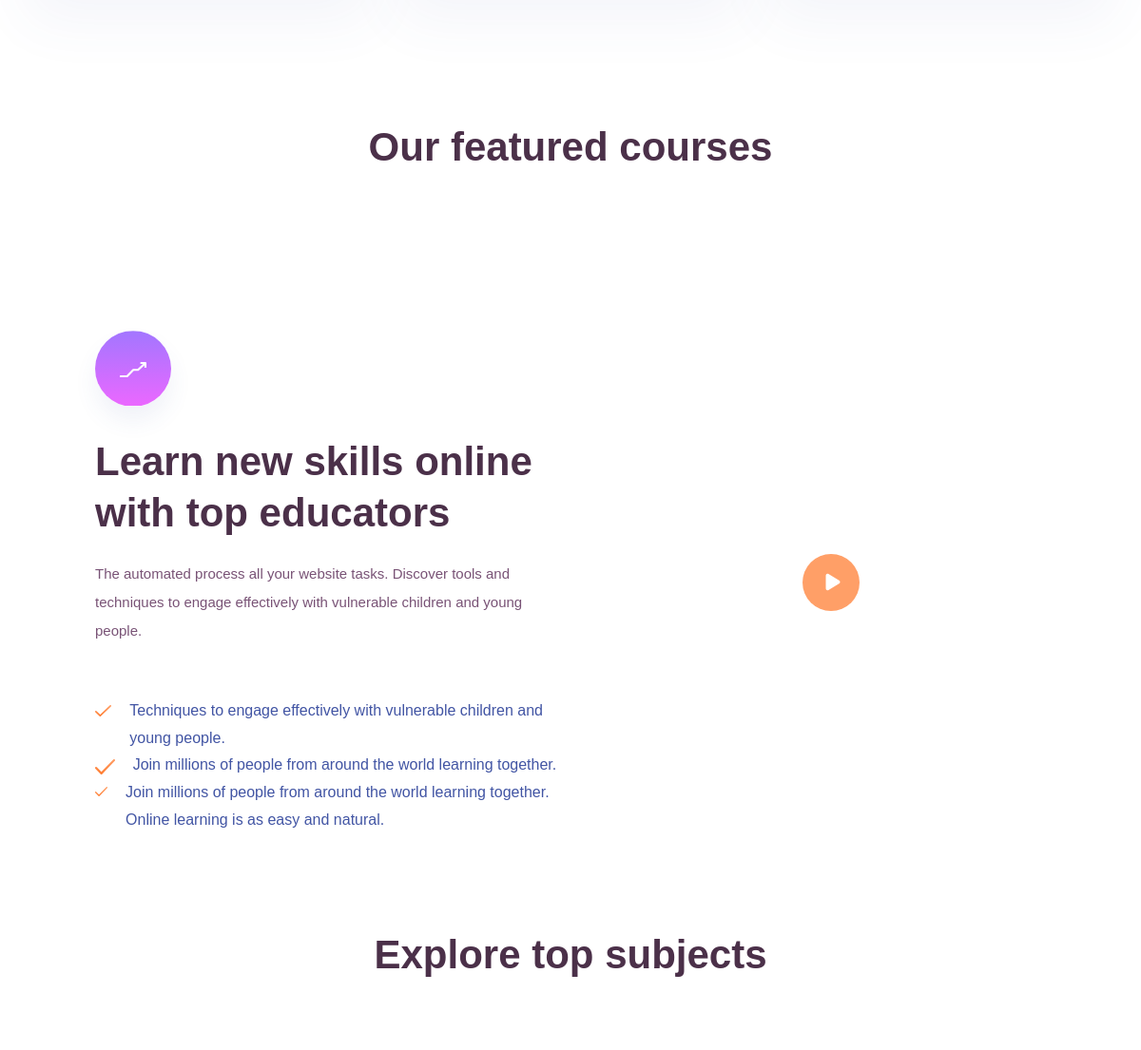
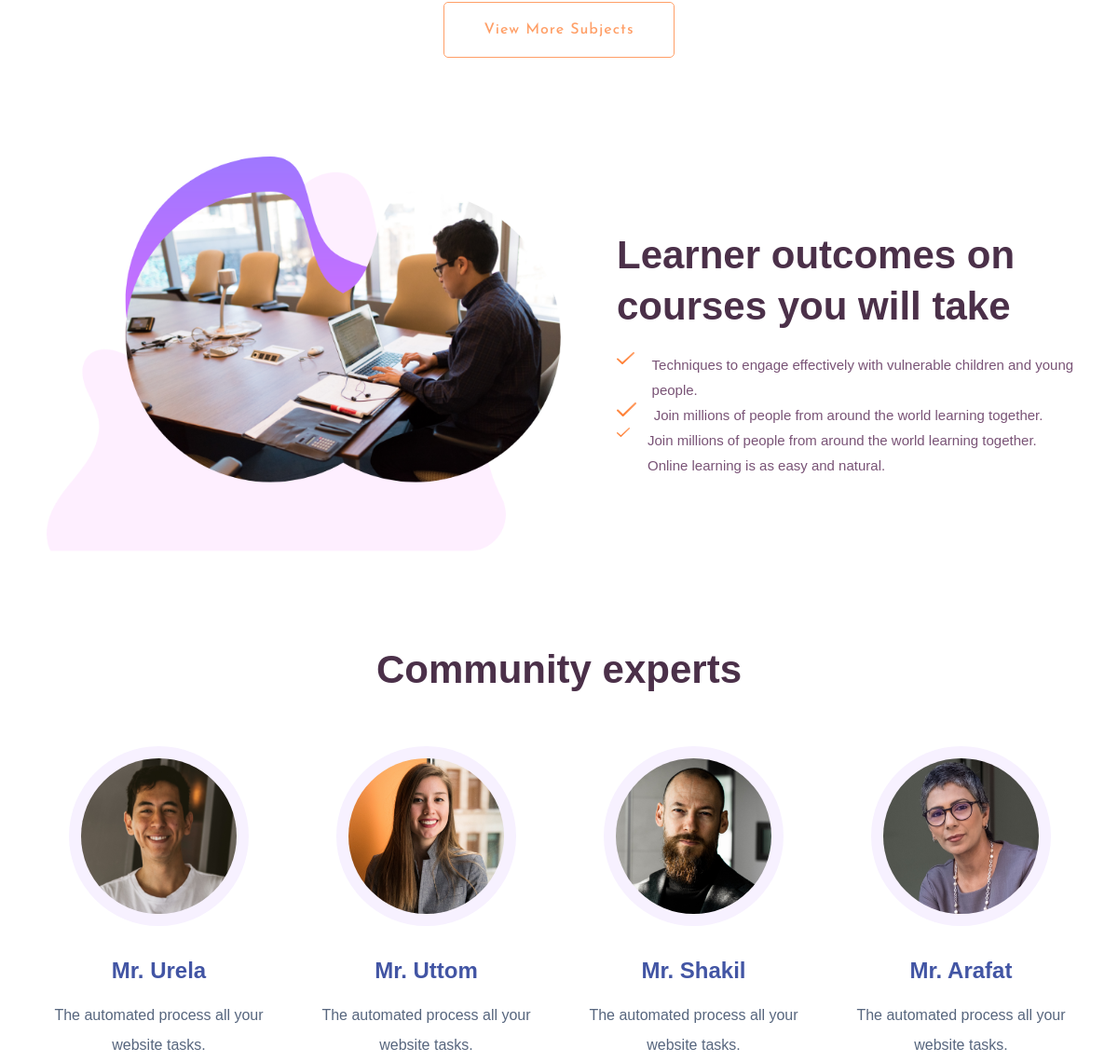
Before: / (middle part) with the older database file (2 pictures, top to bottom).
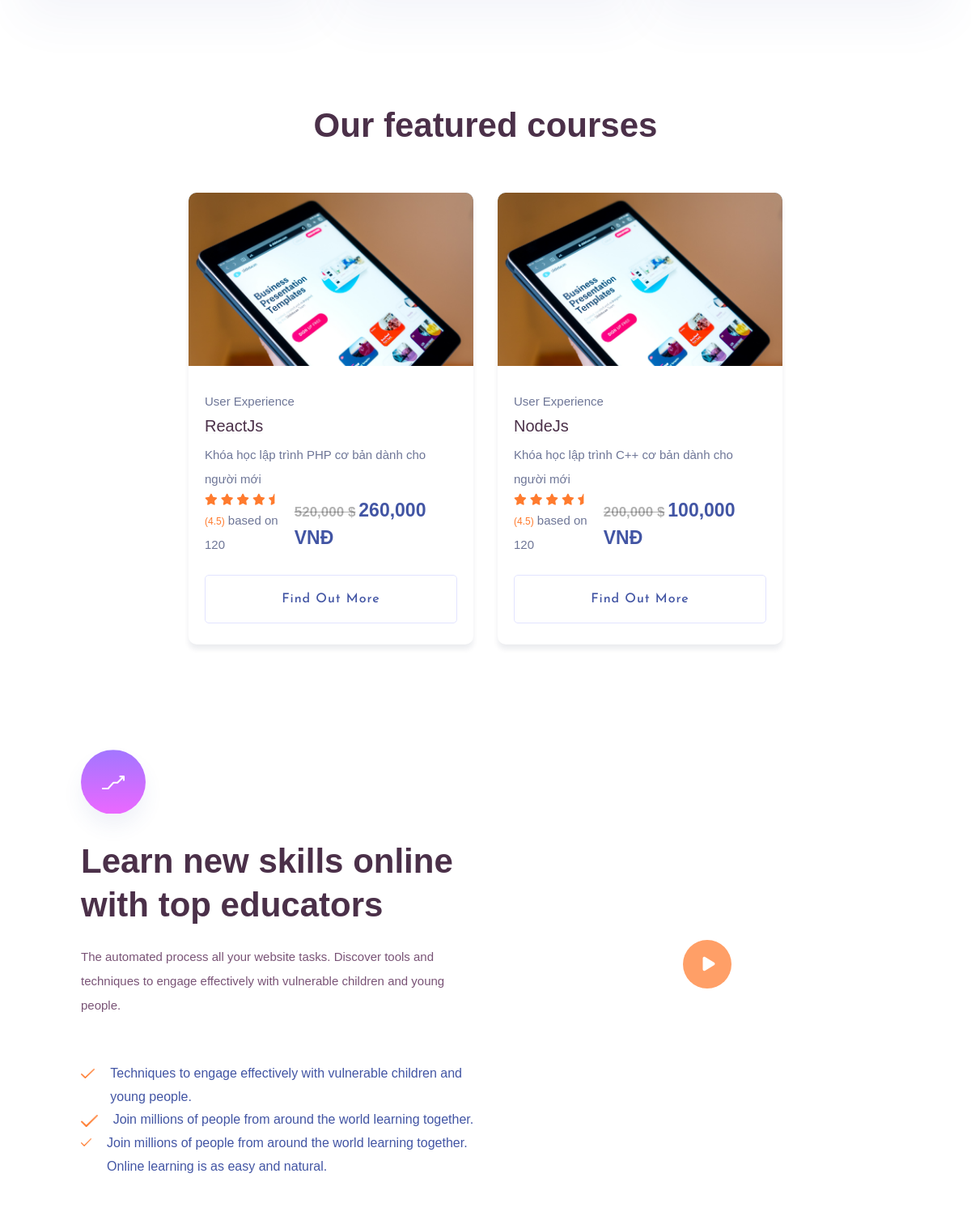
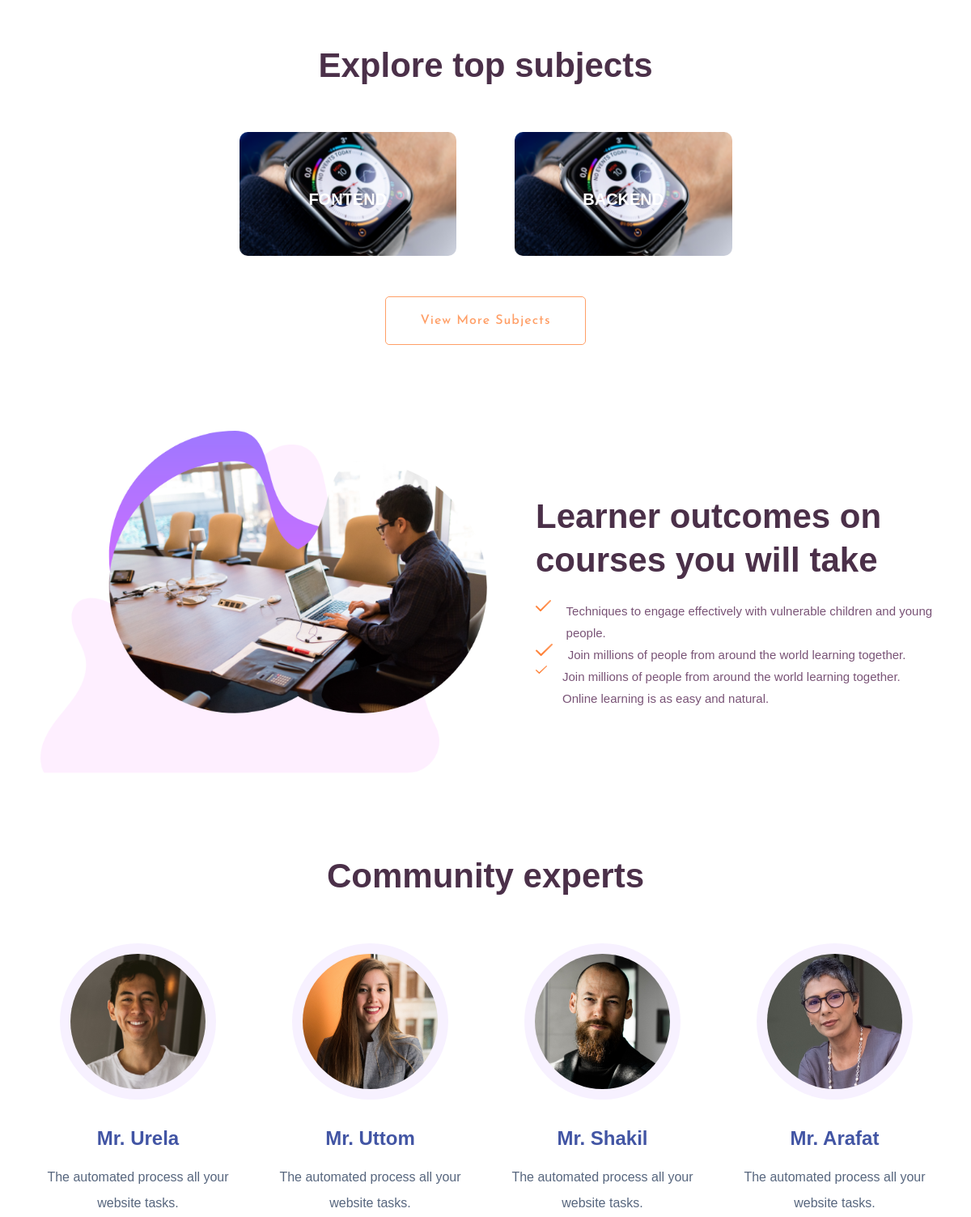
After: the same page with the newer database file (2 pictures, top to bottom).
### tables this page shows
CREATE TABLE `courses` (
                           `id` int NOT NULL,
                           `name_course` varchar(255) DEFAULT NULL,
                           `price_course` int DEFAULT NULL,
                           `image_course` varchar(255) DEFAULT NULL,
                           `status_course` tinyint DEFAULT '1',
                           `description_course` text,
                           `quote` text,
                           `discount` smallint DEFAULT '0',
                           `created_at` timestamp NULL DEFAULT NULL,
                           `updated_at` timestamp NULL DEFAULT NULL,
                           `id_category` int DEFAULT NULL,
                           `id_teacher` int DEFAULT NULL
);

CREATE TABLE `categories` (
                              `id` int NOT NULL,
                              `name_category` varchar(255) DEFAULT NULL
);

### controllers/site/homeController.php (called while the page is built)
<?php
    $data = get_new_courses();
    $categories = get_all_categories();
    include 'views/site/home.php';
?>

### models/site/courses.php (called while the page is built, shortened)
<?php
    function get_new_courses(){
        $sql = "SELECT * FROM courses ORDER BY id DESC LIMIT 5";
        return query($sql);
    }
?>

### models/process_db.php (called while the page is built, shortened)
<?php
    function connect(){
        $conn = null;
        try {
            $conn = new PDO("mysql:host=".DB_HOST.";dbname=".DB_NAME."", DB_USER, DB_PASS);
            $conn->setAttribute(PDO::ATTR_ERRMODE, PDO::ERRMODE_EXCEPTION);
        }catch(PDOException $e){
            echo "Connection failed: " . $e->getMessage();
        }
        return $conn;
    }
    function query($sql){
        $sql_args = array_slice(func_get_args(), 1);
        try {
            $stmt = connect()->prepare($sql);
            $stmt->execute($sql_args);
            $rows = $stmt->fetchAll();
            return $rows;
        } catch (PDOException $e) {
            throw $e;
        }
    }
?>

### global.php (called while the page is built, shortened)
<?php
    $dir_model      = 'models/';
    $dir_model_site = 'models/site/';
    require_once $dir_model.'process_db.php';
    require_once $dir_model.'categories.php';
    require_once $dir_model.'courses.php';
    require_once $dir_model_site.'categories.php';
    require_once $dir_model_site.'courses.php';
    function total($price,$discount){
        if(empty($discount)){
            $total = $price;
            return number_format($total, 0, '', ',')." VNĐ";
        }
        else {
            $money = ($price * $discount) /100;
            $total = $price - $money;
            return number_format($total, 0, '', ',')." VNĐ" ;
        }
    }
?>

### models/site/categories.php (called while the page is built)
<?php
    function get_all_categories(){
        $sql = "SELECT * FROM categories";
        return query($sql);
    }
?>

### views/site/home.php (the view, shortened to what the rows shown need)
<main>
        <div class="courses-area section-padding40 fix">
            <div class="container">
                <div class="row justify-content-center">
                    <div class="col-xl-7 col-lg-8">
                        <div class="section-tittle text-center mb-55">
                            <h2>Our featured courses</h2>
                        </div>
                    </div>
                </div>
                <div class="courses-actives">
                    <?php foreach ($data as $value):?>
                        <div class="properties pb-20">
                            <div class="properties__card">
                                <div class="properties__img overlay1">
                                <a href="<?= LESSONS?>/<?php echo $value['id']?>"><img src="assets/img/img_site/img/gallery/featured6.png" alt=""></a>
                                </div>
                                <div class="properties__caption">
                                    <p>User Experience</p>
                                    <h3><a href="<?= LESSONS?>/<?php echo $value['id']?>"><?php echo $value['name_course']?></a></h3>
                                    <p>
                                        <?php echo $value['description_course']?>
                                    </p>
                                    <div class="properties__footer d-flex justify-content-between align-items-center">
                                        <div class="restaurant-name">
                                            <div class="rating">
                                                <i class="fas fa-star"></i>
                                                <i class="fas fa-star"></i>
                                                <i class="fas fa-star"></i>
                                                <i class="fas fa-star"></i>
                                                <i class="fas fa-star-half"></i>
                                            </div>
                                            <p><span>(4.5)</span> based on 120</p>
                                        </div>
                                        <div class="price gap-4">
                                            <span class="<?php echo $value['discount'] != 0 ? 'text-decoration-line-through textPrice colorOldPrice' : '' ?>"><?php echo number_format($value['price_course'])?> $</span>
                                            <span><?php echo $value['discount'] != 0 ? total($value['price_course'],$value['discount']) : '' ?></span>
                                        </div>
                                    </div>
                                    <a href="<?= LESSONS?>/<?php echo $value['id']?>" class="border-btn border-btn2">Find out more</a>
                                </div>
                            </div>
                        </div>
                    <?php endforeach; ?>
                </div>
            </div>
        </div>
        <section class="about-area1 fix pt-10">
            <div class="support-wrapper align-items-center">
                <div class="left-content1">
                    <div class="section-tittle section-tittle2 mb-55">
                        <div class="front-text">
                            <h2 class="">Learn new skills online with top educators</h2>
                        </div>
                    </div>
                </div>
            </div>
        </section>
        <div class="topic-area section-padding40">
            <div class="container ">
                <div class="row justify-content-center">
                    <div class="col-xl-7 col-lg-8">
                        <div class="section-tittle text-center mb-55">
                            <h2>Explore top subjects</h2>
                        </div>
                    </div>
                </div>
                <div class="row justify-content-center gap-5">
                    <?php foreach ($categories as $value):?>
                    <div class="col-lg-3 col-md-4 col-sm-6">
                        <div class="single-topic text-center mb-30">
                            <div class="topic-img">
                                <img src="assets/img/img_site/img/gallery/topic7.png" alt="">
                                <div class="topic-content-box">
                                    <div class="topic-content">
                                        <h3><a href="#"><?php echo $value['name_category']?></a></h3>
                                    </div>
                                </div>
                            </div>
                        </div>
                    </div>
                    <?php endforeach; ?>
                </div>
            </div>
        </div>
        <section class="about-area3 fix">
            <div class="support-wrapper align-items-center">
                <div class="left-content3">
                    <div class="section-tittle section-tittle2 mb-20">
                        <div class="front-text">
                            <h2 class="">Learner outcomes on courses you will take</h2>
                        </div>
                    </div>
                </div>
            </div>
        </section>
        <section class="team-area section-padding40 fix">
            <div class="container">
                <div class="row justify-content-center">
                    <div class="col-xl-7 col-lg-8">
                        <div class="section-tittle text-center mb-55">
                            <h2>Community experts</h2>
                        </div>
                    </div>
                </div>
            </div>
        </section>
    </main>

Changed rows visible on the page:
added courses: name_course "ReactJs", description_course "Khóa học lập trình PHP cơ bản dành cho người mới", price_course "520,000", price_course+discount "260,000 VNĐ"
added courses: name_course "NodeJs", description_course "Khóa học lập trình C++ cơ bản dành cho người mới", price_course "200,000", price_course+discount "100,000 VNĐ"
added categories: name_category "FONTEND"
added categories: name_category "BACKEND"
